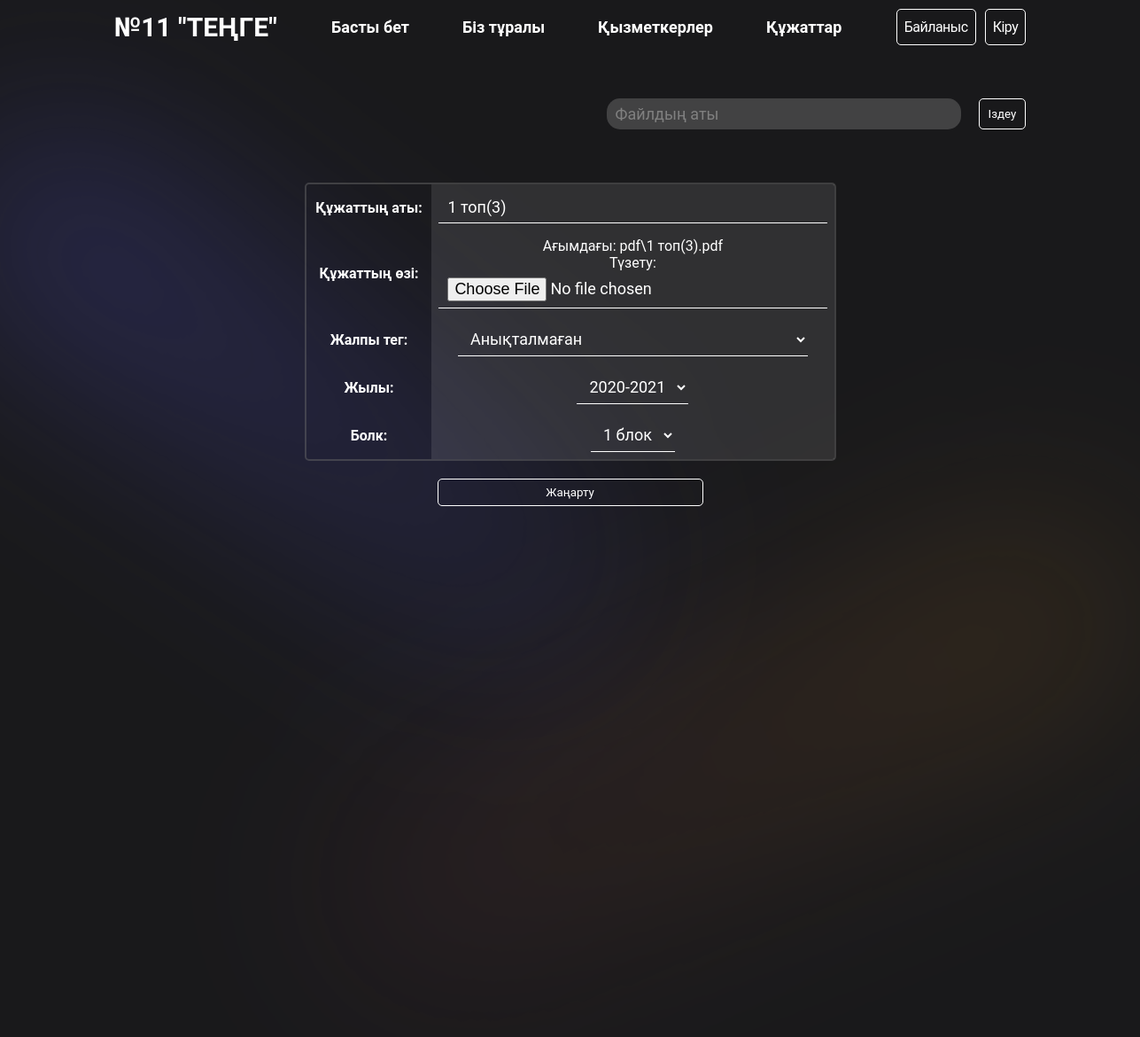
Page /file/6/update/ on the committed database.
### app/models.py (models this page shows, shortened)
class File(models.Model):
    year_choices = [('2020-2021', '2020-2021'),
                    ('2021-2022', '2021-2022'),
                    ('2022-2023', '2022-2023'),
                    ('2023-2024', '2023-2024')]
    tag_choices = [
                   ('common', 'Анықталмаған'),
                   ('schedule', 'Кесте'),
                   ('course', 'Курс'),
                   ('methodist_cyclogram', 'Әдіскер циклограмасы'),
                   ('mad', 'МАД'),
                   ('methodist_monitoring', 'Әдіскер мониторинг'),
                   ('personal_development_map', 'Жеке даму картасы'),
                   ('monitoring', 'Мониторинг'),
                   ('group_cyclogram', 'Топтың циклограммасы'),
                   ('year_plan', 'Жалдық жоспар'),
                   ('gpp', 'Топтардың перспективалық жоспарлары'),
                   ('about', 'Біз туралы')]
    name = models.CharField(max_length=255)
    file = models.FileField(upload_to='pdf/', max_length=255)
    tag = models.CharField(
        max_length=100, default='common', choices=tag_choices)
    year = models.CharField(max_length=10, choices=year_choices)
    block = models.CharField(max_length=10, choices=block_choices)

### app/views.py (the view, shortened to what this page needs)
# urls.py: path('file/<int:pk>/update/', FileUpdateView.as_view(), name='update_file'),
class FileUpdateView(generic.UpdateView):
    form_class = FileForm
    template_name = 'file_update.html'
    success_url = reverse_lazy('all_files')
    def get_object(self, queryset=None):
        return get_object_or_404(File, id=self.kwargs['pk'])

### app/forms.py
class FileForm(ModelForm):
    class Meta:
        model = File
        fields = ('name','file','tag','year','block')
        labels = {
            'name': 'Құжаттың аты',
            'file': 'Құжаттың өзі',
            'tag': 'Жалпы тег',
            'year': 'Жылы',
            'block': 'Болк',
        }

### templates/file_update.html (shortened to what this page needs)
{% extends 'base.html' %} {% block content %}
<main>
  <form class="upload" method="post" enctype="multipart/form-data">
    <table>
    {{form.as_table}}
  </table>
    <button type="submit">Жаңарту</button>
  </form>
</main>
{% endblock %}

### static/style.css (style rules this page uses)
* { margin: 0; padding: 0; box-sizing: border-box; font-family: "Roboto", sans-serif; }
html { scroll-behavior: smooth; }
body { display: flex; flex-direction: column; height: 100vh; background: #19191b; color: #fff; overflow-x: hidden; }
table { margin: 0; width: 100%; border: 2px solid #6c6c6c75; padding: 0; border-spacing: 0; border-radius: 5px; }
tr > td { padding: 8px; margin: 0; background-color: rgba(255, 255, 255, 0.1); }
th, td { padding: 8px; }
tr > td > a { color: white; text-decoration: none; }
table > tbody > tr > th { text-align: center; }
table { text-align: center; }
.upload { display: flex; flex-direction: column; width: 70%; max-width: 600px; margin: 0 auto; gap:20px; }
.upload input { width: 100%; padding: 7px 10px; font-size: 18px; outline: none; border: none; background: none; border-bottom: 1px solid white; caret-color: white; color: white; }
.upload select { padding: 7px 10px; font-size: 18px; outline: none; border: none; background: none; border-bottom: 1px solid white; caret-color: white; color: white; cursor: pointer; }
.upload select option { padding: 7px 10px; font-size: 18px; outline: none; background-color: #8e8eea; color: white; cursor: pointer; }
.upload button { width: 50%; max-width: 300px; margin: 0 auto; padding: 7px 10px; border-radius: 5px; cursor: pointer; background-color: transparent; border: 1px solid white; color: white; margin-bottom: 20px; }

### rows in the picture
File: name "1 топ(3)", tag "Анықталмаған", year "2020-2021", block "1 блок"
